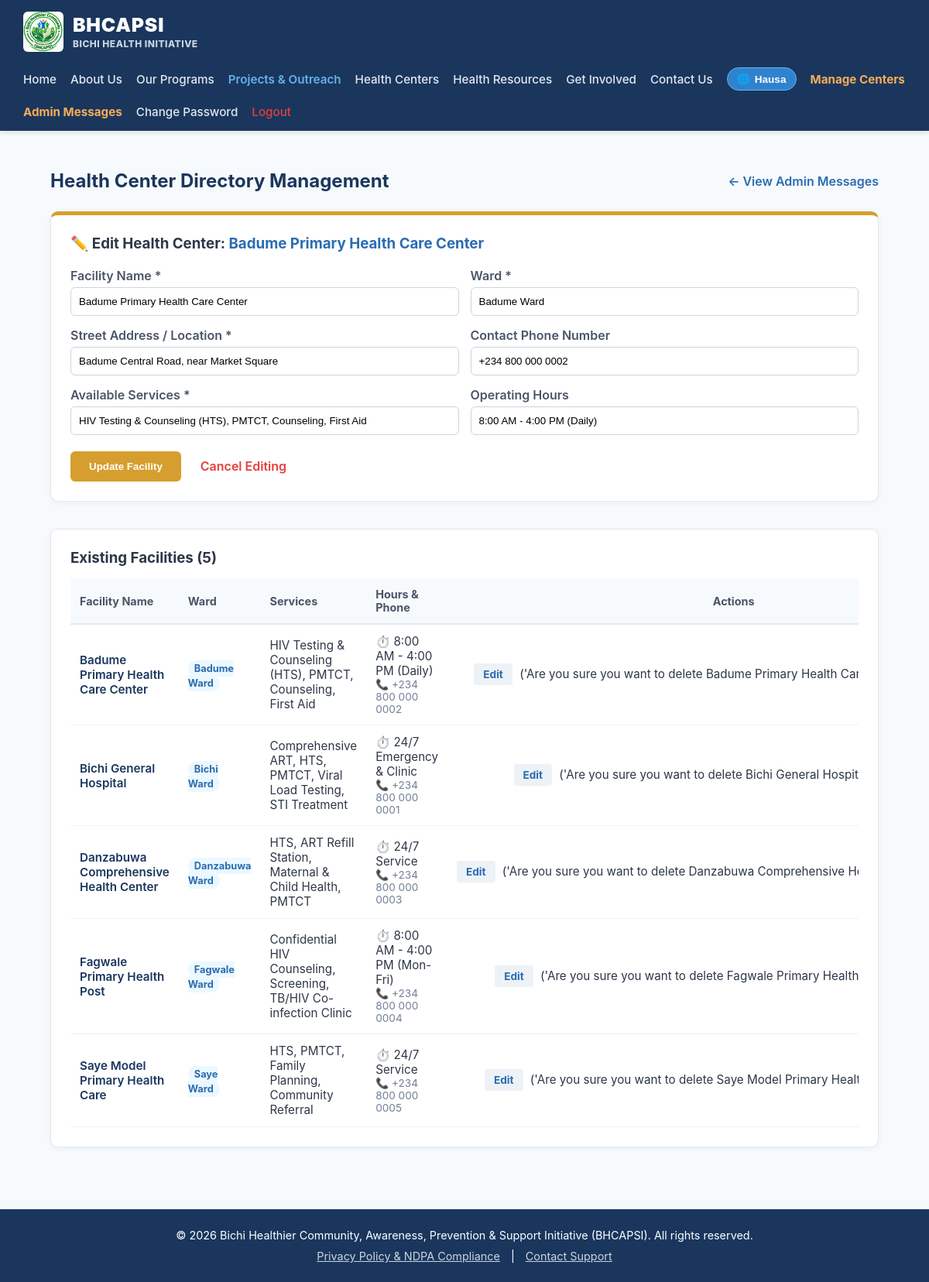
The page /admin/centers?edit=2 (signed in) on the database its author committed.
### app.py (models this page shows)
class HealthCenter(db.Model):
    id = db.Column(db.Integer, primary_key=True)
    name = db.Column(db.String(150), nullable=False)
    ward = db.Column(db.String(100), nullable=False)
    address = db.Column(db.String(250), nullable=False)
    services = db.Column(db.String(250), nullable=False)
    phone = db.Column(db.String(50), nullable=True)
    hours = db.Column(db.String(100), default="24/7 Service")

### app.py (the view)
@app.route("/admin/centers", methods=["GET"])
@login_required
def admin_centers():
    centers = HealthCenter.query.order_by(HealthCenter.ward, HealthCenter.name).all()
    edit_id = request.args.get('edit', type=int)
    center_to_edit = HealthCenter.query.get(edit_id) if edit_id else None
    return render_template("admin_centers.html", centers=centers, center_to_edit=center_to_edit)

### app.py (called while the page is built)
@login_manager.user_loader
def load_user(user_id):
    return db.session.get(User, int(user_id))

### templates/admin_centers.html (shortened to what this page needs)
{% extends "base.html" %}
{% block content %}
<section class="container" style="max-width: 1100px; margin: 30px auto; padding: 0 15px;">
    <div style="display: flex; justify-content: space-between; align-items: center; margin-bottom: 25px;">
        <h2 style="color: #1a365d; margin: 0;">Health Center Directory Management</h2>
        <a href="{{ url_for('view_messages') }}" style="color: #2b6cb0; text-decoration: none; font-weight: 600;">← View Admin Messages</a>
    </div>
    <div style="background: #ffffff; border: 1px solid #e2e8f0; border-top: 5px solid {% if center_to_edit %}#d69e2e{% else %}#2b6cb0{% endif %}; border-radius: 10px; padding: 25px; margin-bottom: 35px; box-shadow: 0 2px 8px rgba(0,0,0,0.05);">
        <h3 style="color: #2d3748; margin-top: 0; margin-bottom: 20px;">
            {% if center_to_edit %}
                ✏️ Edit Health Center: <span style="color: #2b6cb0;">{{ center_to_edit.name }}</span>
            {% else %}
                ➕ Add New Health Center
            {% endif %}
        </h3>
        <form action="{% if center_to_edit %}{{ url_for('edit_center', id=center_to_edit.id) }}{% else %}{{ url_for('add_center') }}{% endif %}" method="POST">
            <div style="display: grid; grid-template-columns: repeat(auto-fit, minmax(280px, 1fr)); gap: 15px; margin-bottom: 15px;">
                <div>
                    <label for="name" style="display: block; font-weight: 600; color: #4a5568; margin-bottom: 5px;">Facility Name *</label>
                    <input type="text" id="name" name="name" value="{{ center_to_edit.name if center_to_edit else '' }}" required placeholder="e.g. Badume Primary Health Care Center" style="width: 100%; padding: 10px; border: 1px solid #cbd5e0; border-radius: 6px;">
                </div>
                <div>
                    <label for="ward" style="display: block; font-weight: 600; color: #4a5568; margin-bottom: 5px;">Ward *</label>
                    <input type="text" id="ward" name="ward" value="{{ center_to_edit.ward if center_to_edit else '' }}" required placeholder="e.g. Badume Ward" style="width: 100%; padding: 10px; border: 1px solid #cbd5e0; border-radius: 6px;">
                </div>
            </div>
            <div style="display: grid; grid-template-columns: repeat(auto-fit, minmax(280px, 1fr)); gap: 15px; margin-bottom: 15px;">
                <div>
                    <label for="address" style="display: block; font-weight: 600; color: #4a5568; margin-bottom: 5px;">Street Address / Location *</label>
                    <input type="text" id="address" name="address" value="{{ center_to_edit.address if center_to_edit else '' }}" required placeholder="e.g. Badume Central Road, near Market Square" style="width: 100%; padding: 10px; border: 1px solid #cbd5e0; border-radius: 6px;">
                </div>
                <div>
                    <label for="phone" style="display: block; font-weight: 600; color: #4a5568; margin-bottom: 5px;">Contact Phone Number</label>
                    <input type="text" id="phone" name="phone" value="{{ center_to_edit.phone if center_to_edit else '' }}" placeholder="e.g. +234 800 000 0002" style="width: 100%; padding: 10px; border: 1px solid #cbd5e0; border-radius: 6px;">
                </div>
            </div>
            <div style="display: grid; grid-template-columns: repeat(auto-fit, minmax(280px, 1fr)); gap: 15px; margin-bottom: 20px;">
                <div>
                    <label for="services" style="display: block; font-weight: 600; color: #4a5568; margin-bottom: 5px;">Available Services *</label>
                    <input type="text" id="services" name="services" value="{{ center_to_edit.services if center_to_edit else '' }}" required placeholder="e.g. HIV Testing, PMTCT, Counseling" style="width: 100%; padding: 10px; border: 1px solid #cbd5e0; border-radius: 6px;">
                </div>
                <div>
                    <label for="hours" style="display: block; font-weight: 600; color: #4a5568; margin-bottom: 5px;">Operating Hours</label>
                    <input type="text" id="hours" name="hours" value="{{ center_to_edit.hours if center_to_edit else '24/7 Service' }}" placeholder="e.g. 24/7 Service or 8:00 AM - 4:00 PM" style="width: 100%; padding: 10px; border: 1px solid #cbd5e0; border-radius: 6px;">
                </div>
            </div>
            <div style="display: flex; gap: 10px; align-items: center;">
                <button type="submit" style="background: {% if center_to_edit %}#d69e2e{% else %}#2b6cb0{% endif %}; color: #ffffff; font-weight: bold; border: none; padding: 12px 24px; border-radius: 6px; cursor: pointer;">
                    {% if center_to_edit %}Update Facility{% else %}Save Health Center{% endif %}
                </button>
                {% if center_to_edit %}
                <a href="{{ url_for('admin_centers') }}" style="color: #e53e3e; text-decoration: none; font-weight: 600; padding: 10px 15px;">Cancel Editing</a>
                {% endif %}
            </div>
        </form>
    </div>
    <div style="background: #ffffff; border: 1px solid #e2e8f0; border-radius: 10px; padding: 25px; box-shadow: 0 2px 8px rgba(0,0,0,0.05);">
        <h3 style="color: #2d3748; margin-top: 0; margin-bottom: 15px;">Existing Facilities ({{ centers|length }})</h3>
        <div style="overflow-x: auto;">
            <table style="width: 100%; border-collapse: collapse; text-align: left;">
                <thead>
                    <tr style="background: #f7fafc; border-bottom: 2px solid #e2e8f0; color: #4a5568; font-size: 0.9rem;">
                        <th style="padding: 12px;">Facility Name</th>
                        <th style="padding: 12px;">Ward</th>
                        <th style="padding: 12px;">Services</th>
                        <th style="padding: 12px;">Hours & Phone</th>
                        <th style="padding: 12px; text-align: center;">Actions</th>
                    </tr>
                </thead>
                <tbody style="font-size: 0.95rem; color: #2d3748;">
                    {% for center in centers %}
                    <tr style="border-bottom: 1px solid #edf2f7;">
                        <td style="padding: 12px; font-weight: 600; color: #1a365d;">{{ center.name }}</td>
                        <td style="padding: 12px;"><span style="background: #ebf8ff; color: #2b6cb0; padding: 3px 8px; border-radius: 12px; font-size: 0.8rem; font-weight: bold;">{{ center.ward }}</span></td>
                        <td style="padding: 12px; max-width: 250px;">{{ center.services }}</td>
                        <td style="padding: 12px;">
                            <div>⏱️ {{ center.hours }}</div>
                            {% if center.phone %}<div style="color: #718096; font-size: 0.85rem;">📞 {{ center.phone }}</div>{% endif %}
                        </td>
                        <td style="padding: 12px; text-align: center; white-space: nowrap;">
                            <a href="{{ url_for('admin_centers', edit=center.id) }}" style="background: #edf2f7; color: #2b6cb0; text-decoration: none; padding: 6px 12px; border-radius: 4px; font-weight: bold; margin-right: 5px; font-size: 0.85rem;">Edit</a>
                            <form action="{{ url_for('delete_center', id=center.id) }}" method="POST" style="display: inline;" onsubmit="return confirm('Are you sure you want to delete {{ center.name }}?');">('Are you sure you want to delete {{ center.name }}?');">
                            </form>
                        </td>
                    </tr>
                    {% else %}
                    <tr>
                        <td colspan="5" style="text-align: center; color: #a0aec0; padding: 20px;">No health centers found.</td>
                    </tr>
                    {% endfor %}
                </tbody>
            </table>
        </div>
    </div>
</section>
{% endblock %}

### templates/base.html (style rules this page uses)
* { box-sizing: border-box; }
body { margin: 0; font-family: -apple-system, BlinkMacSystemFont, "Segoe UI", Roboto, Helvetica, Arial, sans-serif; background-color: #f7fafc; color: #2d3748; display: flex; flex-direction: column; min-height: 100vh; }

### rows shown on the page
HealthCenter: name "Badume Primary Health Care Center", ward "Badume Ward", address "Badume Central Road, near Market Square", phone "+234 800 000 0002", services "HIV Testing & Counseling (HTS), PMTCT, Counseling, First Aid", hours "8:00 AM - 4:00 PM (Daily)", name "Badume Primary Health…"
HealthCenter: name "Bichi General Hospital", ward "Bichi Ward", services "Comprehensive ART, HTS, PMTCT, Viral Load Testing, STI Treatment", hours "24/7 Emergency & Clinic", phone "+234 800 000 0001", name "Bichi General…"
HealthCenter: name "Danzabuwa Comprehensive Health Center", ward "Danzabuwa Ward", services "HTS, ART Refill Station, Maternal & Child Health, PMTCT", hours "24/7 Service", phone "+234 800 000 0003", name "Danzabuwa Comprehensive…"
HealthCenter: name "Fagwale Primary Health Post", ward "Fagwale Ward", services "Confidential HIV Counseling, Screening, TB/HIV Co-infection Clinic", hours "8:00 AM - 4:00 PM (Mon-Fri)", phone "+234 800 000 0004", name "Fagwale Primary Health…"
HealthCenter: name "Saye Model Primary Health Care", ward "Saye Ward", services "HTS, PMTCT, Family Planning, Community Referral", hours "24/7 Service", phone "+234 800 000 0005", name "Saye Model Primary…"

### other values the page prints
{{ centers|length }} "5"
